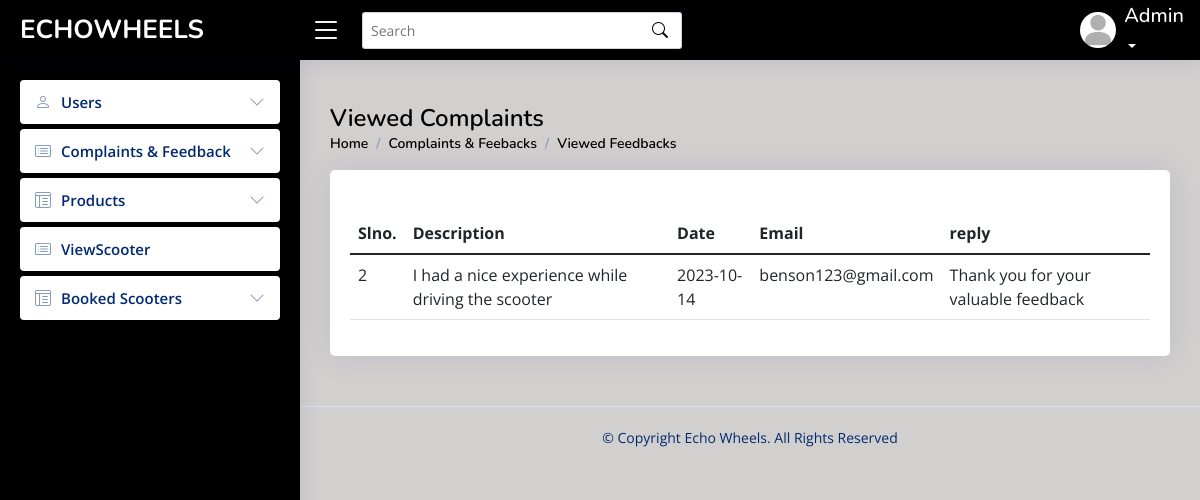
/admin/viewedfeedbacks.php, run on an earlier commit of the app's database.
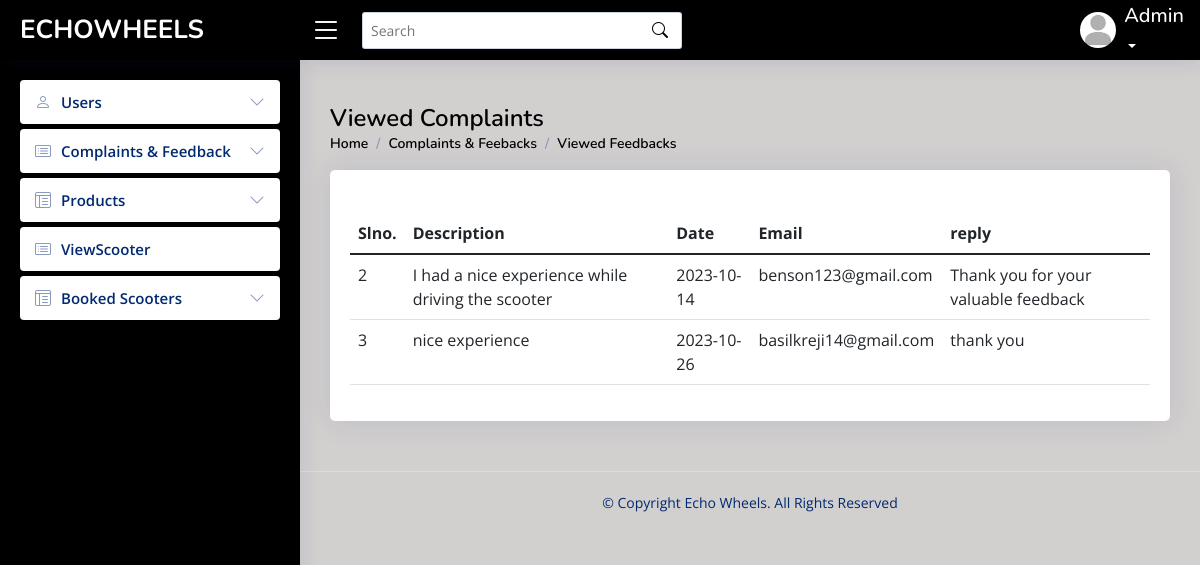
And on a later commit of the database.
### tables this page shows
CREATE TABLE `feedback` (
  `feedback_id` int(50) NOT NULL,
  `email_id` varchar(50) NOT NULL,
  `description` varchar(50) NOT NULL,
  `date` date NOT NULL,
  `reply` varchar(70) NOT NULL,
  `message` varchar(50) NOT NULL
);

### connect.php (called while the page is built, shortened)
<?php
$dbname="echowheels";
$conn=mysqli_connect("localhost","root","",$dbname);
function select_data($sql)
{
  global $conn;
  $res = mysqli_query($conn, $sql);
  if ($res)
    return $res;
  else
    return False;
}
?>

### admin/viewedfeedbacks.php (the view, shortened to what this page needs)
<?php
include("header.php");
?>
  <main id="main" class="main">
    <div class="pagetitle">
      <h1>Viewed Complaints</h1>
      <nav>
        <ol class="breadcrumb">
          <li class="breadcrumb-item"><a href="activeuser.php">Home</a></li>
          <li class="breadcrumb-item active">Complaints & Feebacks</li>
          <li class="breadcrumb-item active">Viewed Feedbacks</li>
        </ol>
      </nav>
    </div>
    <div class="card">
          <div class="card-body">
            <h5 class="card-title">
            </h5>
    <section class="section dashboard">
      <div class="row">
      <section class="section">
      <div class="row">
        <div class="col-lg-12">
              <table class="table datatable">
                <thead>
                  <tr>
                    <th scope="col">Slno.</th>
                    <th scope="col">Description</th>
                    <th scope="col">Date</th>
                    <th scope="col">Email</th>
                    <th scope="col">reply</th>
                  </tr>
                </thead>
                <tbody>
                <?php
               $sql = "SELECT * FROM feedback where  reply='1' ";
                $data=select_data($sql);
                while ($row = mysqli_fetch_assoc($data)) {
                  ?>
                  <tr>
                  <td><?php echo  $row['feedback_id'] ?></td>
                 <td> <?php echo $row['description'] ?></td>
                 <td><?php echo $row['date']?></td>
                 <td> <?php echo $row['email_id']  ?></td>
                 <td> <?php echo $row['message']  ?></td>
                  <?php
                  }
                  ?>
                </tbody>
              </table>
            </div>
          </div>
        </div>
      </div>
  </main>

What changed in the data, as far as the page shows it:
added feedback: feedback_id "3", description "nice experience", date "2023-10-26", email "basilkreji14@gmail.com", message "thank you"
